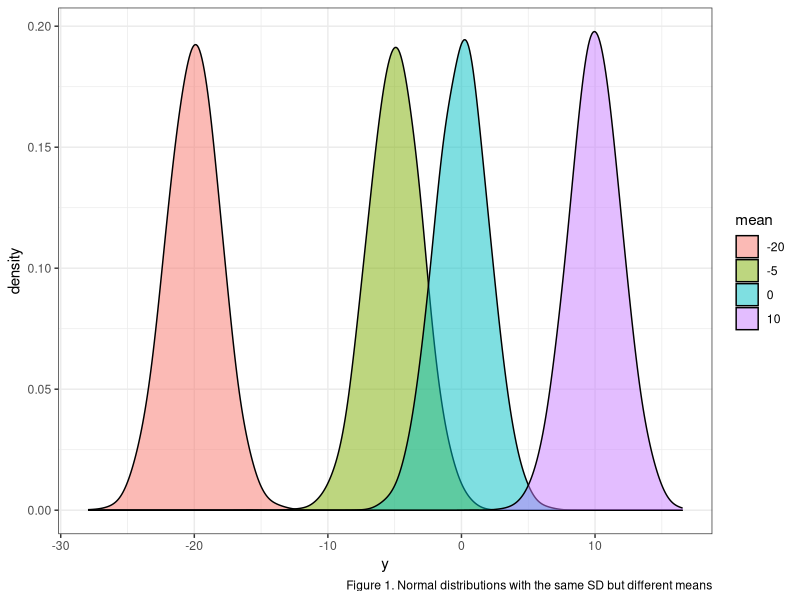
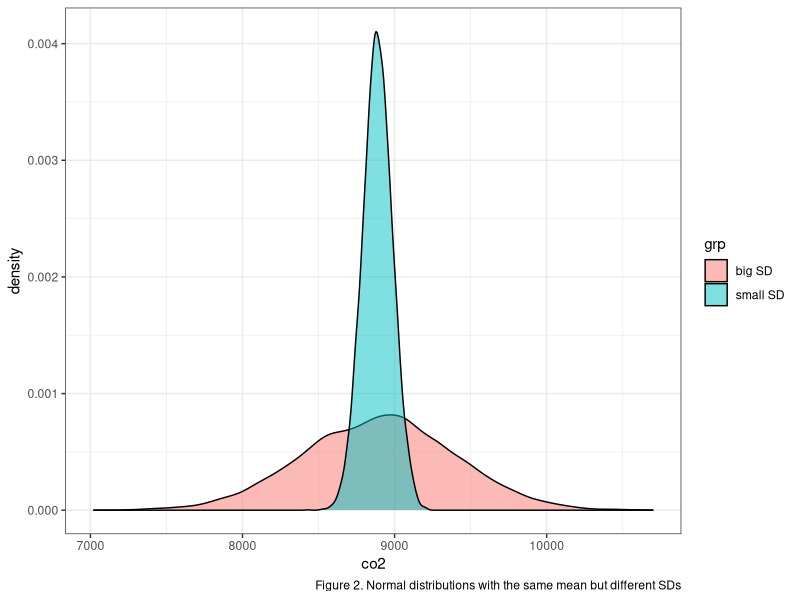
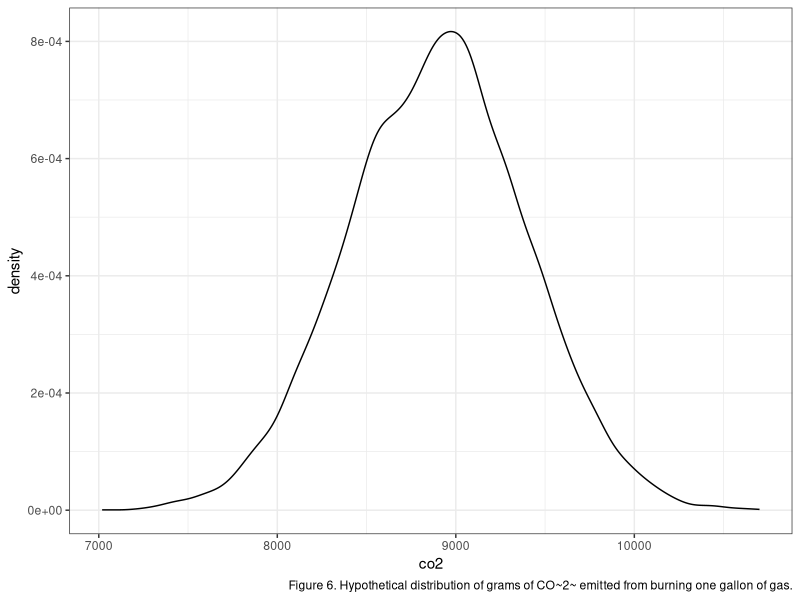
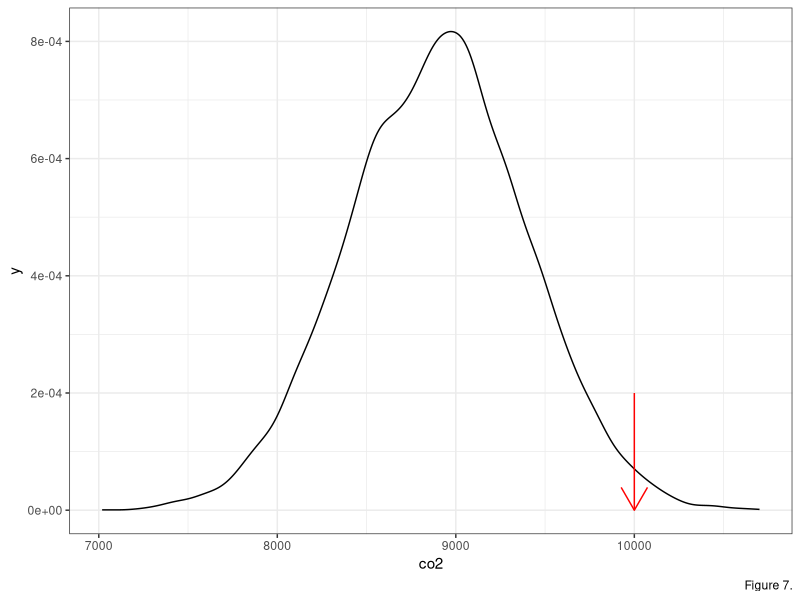
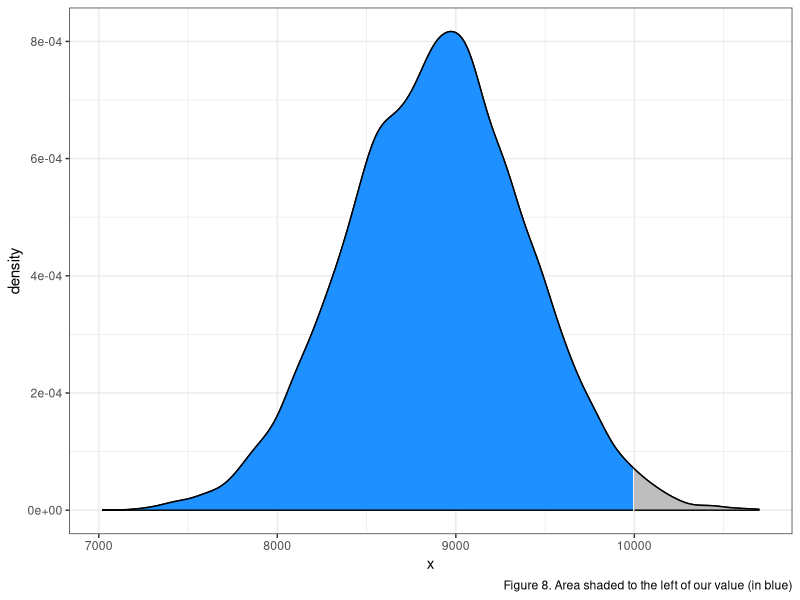
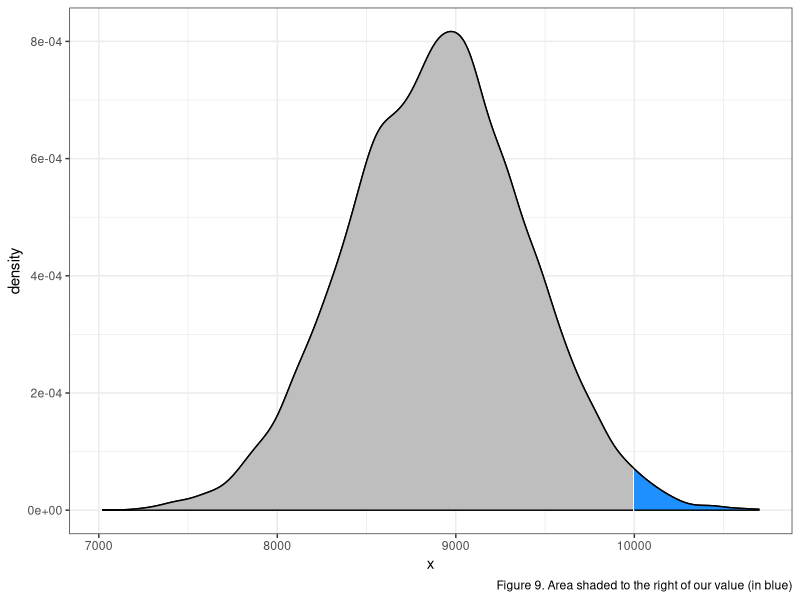
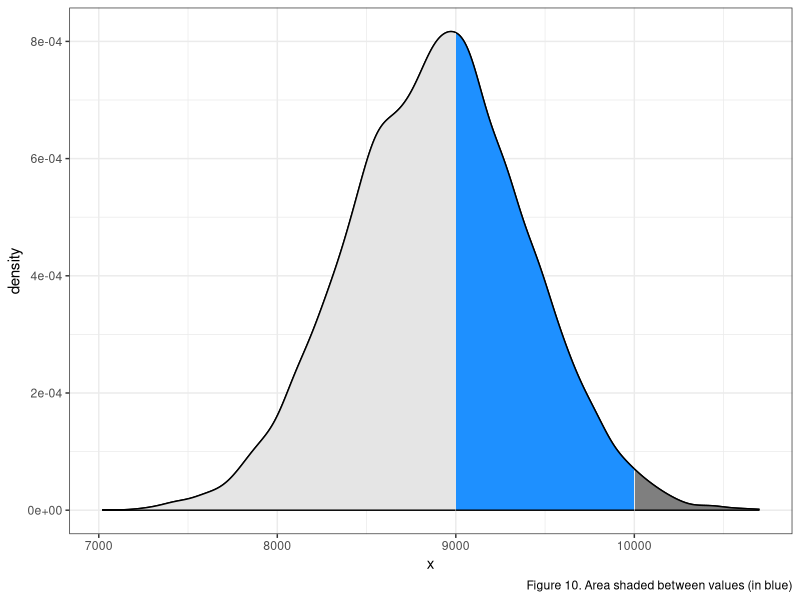

Source code (R) for these figures, in order:
## ---- chunk 1
knitr::opts_chunk$set(echo = TRUE)
library(tidyverse)
## ---- chunk 2
set.seed(3987)
y1 <- rnorm(10000, sd = 2,mean = 0)
y2 <- rnorm(10000, sd = 2,mean = 10)
y3 <- rnorm(10000, sd = 2,mean = -5)
y4 <- rnorm(10000, sd = 2,mean = -20)

ydf <- data.frame(y = c(y1, y2, y3, y4),
           mean = rep(c("0", "10", "-5", "-20"), each = 10000)) 

ggplot(ydf, aes(x = y,
                group = mean,
                fill = mean)) +
  geom_density(alpha = 0.5, adjust = 2) +
  theme_bw() +
  labs(caption = "Figure 1. Normal distributions with the same SD but different means")
## ---- chunk 3
set.seed(3987)
x1 <- rnorm(10000, 8887, 500)
x2 <- rnorm(10000, mean = 8887, sd = 100)
df <- data.frame(x = c(x1, x2),
                 grp = rep(c("big SD", "small SD"), each = 10000))

ggplot(df, aes(x = x,
               group = grp,
               fill = grp)) +
  geom_density(alpha = 0.5) +
  labs(x = "co2",
       caption = "Figure 2. Normal distributions with the same mean but different SDs") +
  theme_bw() 
## ---- chunk 4
# lower bound; mean - sd
8887 - 500
# upper bound; mean + sd
8887 + 500

# combine it in one line using c()
c(8887 - 500, 8887 + 500)
## ---- chunk 5
ggplot(data.frame(x = x1), aes(x)) +
  geom_density() +
  labs(x = "co2",
       caption = "Figure 6. Hypothetical distribution of grams of CO~2~ emitted from burning one gallon of gas.") +
  theme_bw()
## ---- chunk 6
ggplot(data.frame(x = x1), aes(x)) +
  geom_density() +
  labs(x = "co2",
       caption = "Figure 7.") +
  theme_bw() +
  annotate("segment",
           x = 10000,
           xend = 10000,
           y = 2e-04,
           yend = 0,
           color = "red",
           arrow = arrow(length = unit(0.05, "npc")))
## ---- chunk 7
dnorm(10000, mean = 8887, sd = 500)
## ---- chunk 8
dnorm(8887, mean = 8887, sd = 500)
## ---- chunk 9
pnorm(10000, mean = 8887, sd = 500)
## ---- chunk 10
breaks <- c(-Inf, 10000, Inf)
ggplot(data.frame(x = x1), aes(x)) +
  geom_density() +
  scale_fill_manual(values = c("dodgerblue", "grey")) +
  stat_density(
    n = 500,
    geom = "area",
    colour = "black",
    aes(
      fill = after_stat(x) %>% cut(!!breaks),
      group = after_scale(fill)
    )
  ) +
  #scale_y_continuous(limits = c(0,0.8e-02)) +
  theme_bw() +
  theme(legend.position = "none") +
  labs(caption = "Figure 8. Area shaded to the left of our value (in blue)")
## ---- chunk 11
breaks <- c(-Inf, 10000, Inf)
ggplot(data.frame(x = x1), aes(x)) +
  geom_density() +
  scale_fill_manual(values = c("grey", "dodgerblue")) +
  stat_density(
    n = 500,
    geom = "area",
    colour = "black",
    aes(
      fill = after_stat(x) %>% cut(!!breaks),
      group = after_scale(fill)
    )
  ) +
  #scale_y_continuous(limits = c(0,0.8e-03)) +
  theme_bw() +
  theme(legend.position = "none")+
  labs(caption = "Figure 9. Area shaded to the right of our value (in blue)")
## ---- chunk 12
# first way
1 - pnorm(10000, mean = 8887, sd = 500)
# second way
pnorm(10000, mean = 8887, sd = 500, lower.tail = FALSE)
## ---- chunk 13
breaks2 <- c(-Inf, 9000, 10000, Inf)
ggplot(data.frame(x = x1), aes(x)) +
  geom_density() +
  scale_fill_manual(values = c("grey90", "dodgerblue", "grey50")) +
  stat_density(
    n = 1500,
    geom = "area",
    colour = "black",
    aes(
      fill = after_stat(x) %>% cut(!!breaks2),
      group = after_scale(fill)
    )
  ) +
  #scale_y_continuous(limits = c(0,0.8e-03)) +
  theme_bw() +
  theme(legend.position = "none")+
  labs(caption = "Figure 10. Area shaded between values (in blue)")
## ---- chunk 14
pnorm(10000, mean = 8887, sd = 500) - pnorm(9000, mean = 8887, sd = 500)
## ---- chunk 15
qnorm(0.95, mean = 8887, sd = 500)
## ---- chunk 16
qnorm(c(0.1, 0.2, 0.8, 0.9), mean = 8887, sd = 500)
## ---- chunk 17
sn_int <- data.frame(
  qnt = c("68%", "95%", "99.7%"),
  low = c(-1, -2, -3),
  hi = c(1, 2, 3)
)
knitr::kable(sn_int, "html", col.names = c("Percentage", "Min Value", "Max Value") , align = "c")
## ---- chunk 18
sn_co2 <- data.frame(
  qnt = c("68%", "95%", "99.7%"),
  low = c(8887 - 500, 8887 - 2*500, 8887 - 3*500),
  hi = c(8887 + 500, 8887 + 2*500, 8887 + 3*500)
)
knitr::kable(sn_co2, "html", col.names = c("Percentage", "Min Value", "Max Value") , align = "c")
## ---- chunk 19
# observation = 10000
# mean = 8887
# sd = 500
(10000 - 8887) / 500
